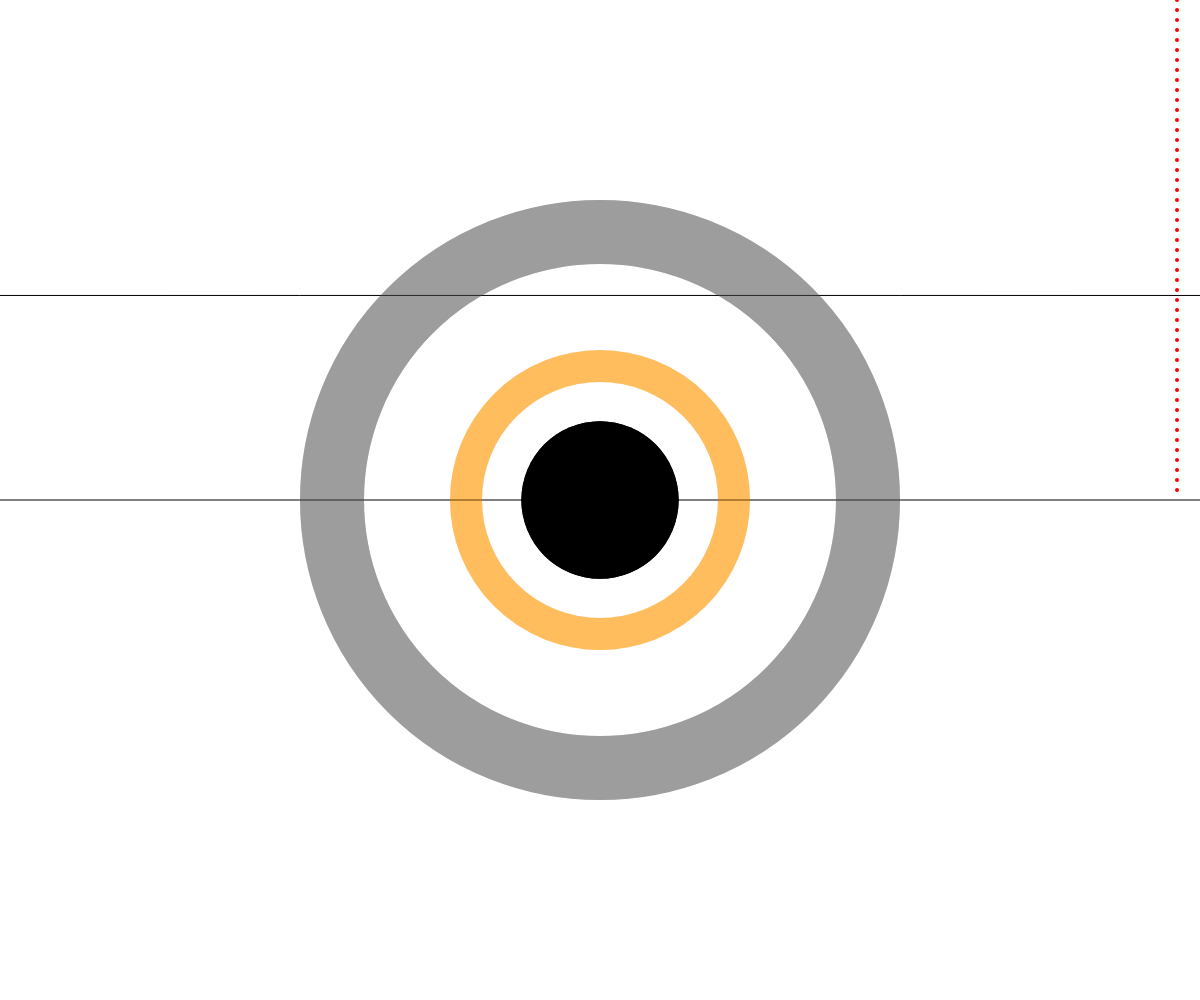
Frame 1 (no input)
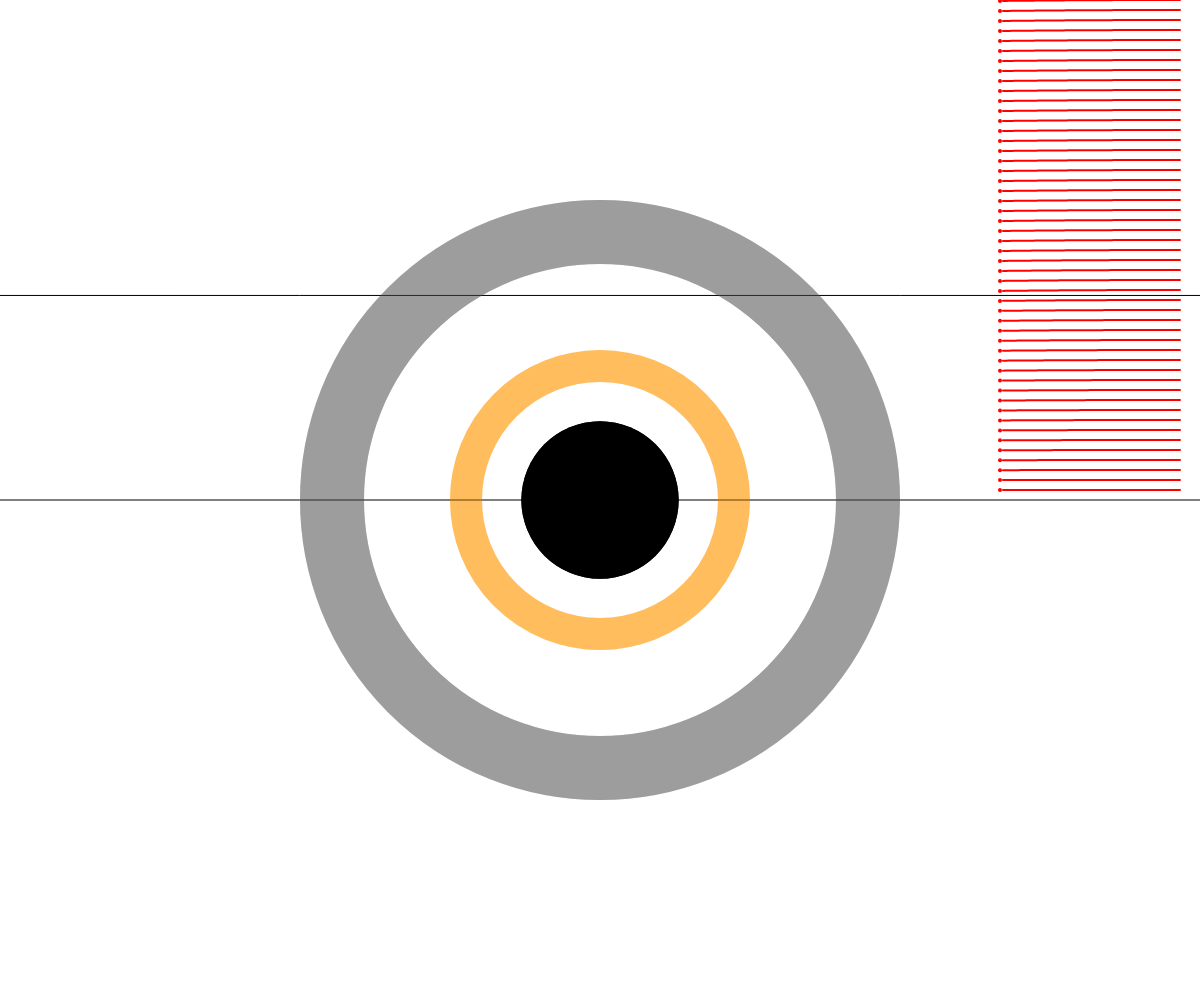
Frame 60 (no input)
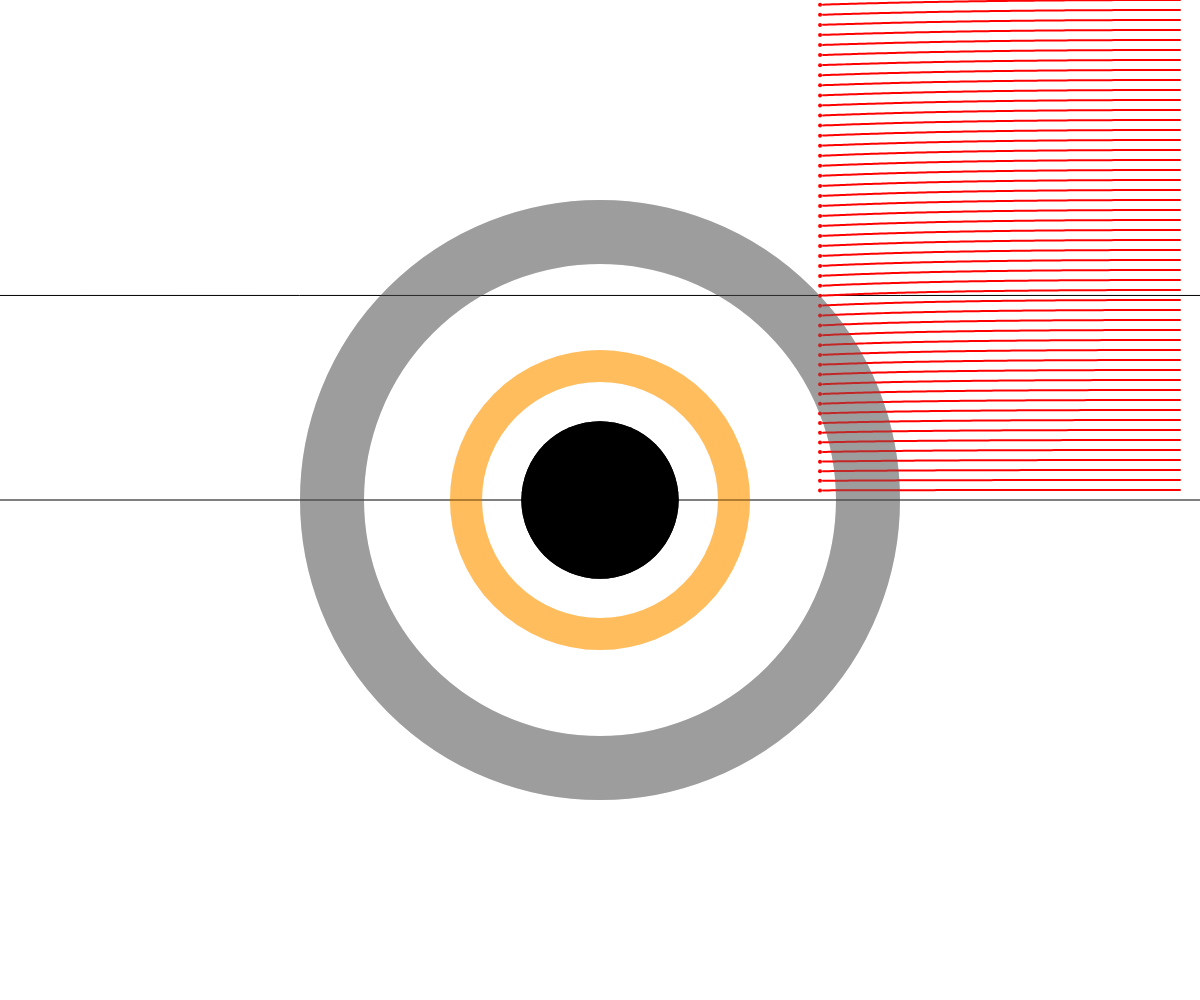
Frame 120 (the mouse pressed at the canvas centre since frame 60)

The p5.js sketch that drew these frames (run headless with seeded random() and noise() and a simulated clock; from frame 60 on, the mouse is pressed at the canvas centre):

// p5.js sketch
// ── sketch.js
const c = 30;
const G = 3.54;
const particles=[];
const dt=0.1;  //delta time step
let m87;
let s, e;

function setup() {
  createCanvas(windowWidth, windowHeight);   //height,width
  ellipseMode(RADIUS);
  m87 = new Blackhole(width / 2, height / 2, 10000);
  
   s=height/2;  //start
   e=height/2 - m87.rs*2.6;  //end
  
  for(let y=0; y<s; y+=10){
    particles.push(new Photon(width-20,y));  //adding elements to array
  }

}

function draw() {
  background(255);
  m87.show();
  
  //for path
  stroke(0);
  strokeWeight(1);
  line(0,s,width,s);
  line(0,e,width,e);
  
  
  //showing the movement of particles, for every photon in particles
  for(let p of particles ) {
    m87.pull(p);  //pull a particle
    p.update();
    p.show();
  } 
  
  m87.show();
}
// ── blackhole.js
class Blackhole {
  constructor(x, y, m) {
    this.pos = createVector(x, y);
    this.mass = m;
    this.rs = (2 * G * this.mass) / (c * c);
  }

  
  pull(photon){
    const force= p5.Vector.sub(this.pos, photon.pos);
    const theta=force.heading();
    const r= force.mag();
    const fg= G*this.mass/(r*r);  //accelaration 
    let deltaTheta= -fg * (dt/c) * sin(photon.theta-theta);
    deltaTheta/= abs(1.0 - 2.0 * G * this.mass / (r * c * c));
    photon.theta+=deltaTheta;
    photon.velocity= p5.Vector.fromAngle(photon.theta);
    photon.velocity.setMag(c);  //light gets suked in by black hole
    
    if(r <= this.rs){
      photon.stop();
    }
    
  }
  
  
  show() {
    //for blackhole
    fill(0);
    noStroke();
    ellipseMode(RADIUS);
    ellipse(this.pos.x, this.pos.y, this.rs);
    
    //for accrestion disc
    noFill();
    stroke(100,100);  //for outline
    strokeWeight(64);   //for stroke thickness
    ellipse(this.pos.x,this.pos.y,this.rs*3 + 32);
    
    //for unstable photon radius
    strokeWeight(32); 
    stroke(255, 150, 0, 100);
    ellipse(this.pos.x,this.pos.y,this.rs*1.5 + 16);

  }

//      fill(0);
//     stroke(0);
//     ellipseMode(RADIUS);
//     ellipse(this.pos.x, this.pos.y, this.rs);

//     noFill();
//     stroke(100, 100);
//     strokeWeight(64);
//     ellipse(this.pos.x, this.pos.y, this.rs * 3 + 32);

//     stroke(255, 150, 0, 100);
//     strokeWeight(32);

//     ellipse(this.pos.x, this.pos.y, this.rs * 1.5 + 16);
//   }


}
// ── photon.js
class Photon{
  
  constructor(x,y){
    this.pos=createVector(x,y);
    this.velocity=createVector(-c,0); //photons moving with c in -ve direction
    this.history=[];
    this.stopped=false;
    this.theta=PI;

  }
  
  stop(){
    this.stopped=true;
  }
  
  
  update(){
    if(!this.stopped){
    // if( frameCount%5 == 0){
    this.history.push(this.pos.copy());
    // }
    const deltaV= this.velocity.copy();
    deltaV.mult(dt);
    this.pos.add(deltaV);
    }
    if(this.history.length > 500){
      this.history.splice(0,1); //remove the first/oldest photon
    }
    if(this.pos.x<0 || this.pos.x>width ||
      this.pos.y<0 || this.pos.y>height) {
      this.stop(); 
    }

  }
  
  show() {
    strokeWeight(4);
    stroke(255,0,0);
    point(this.pos.x,this.pos.y);
    
    strokeWeight(2);
    noFill();
    beginShape();
    for(let v of this.history){
      vertex(v.x,v.y);
    }
    
    endShape();
  } 
}
